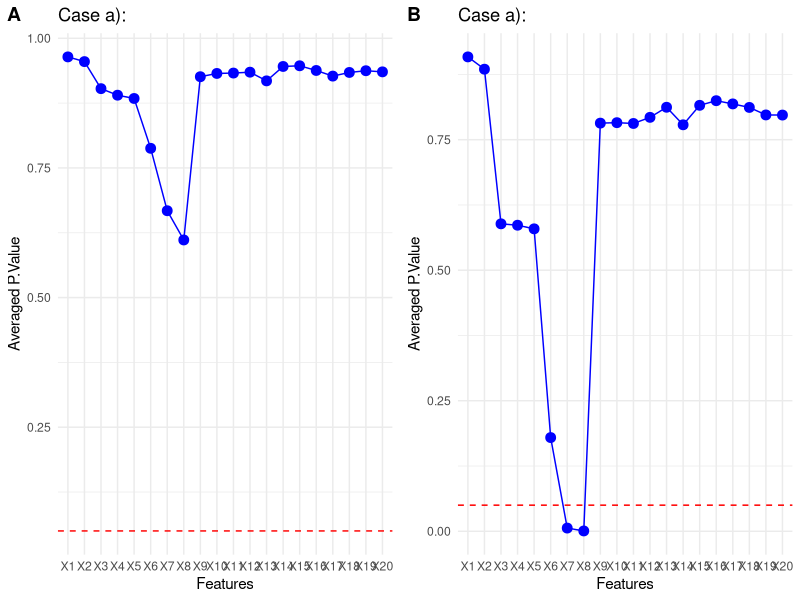
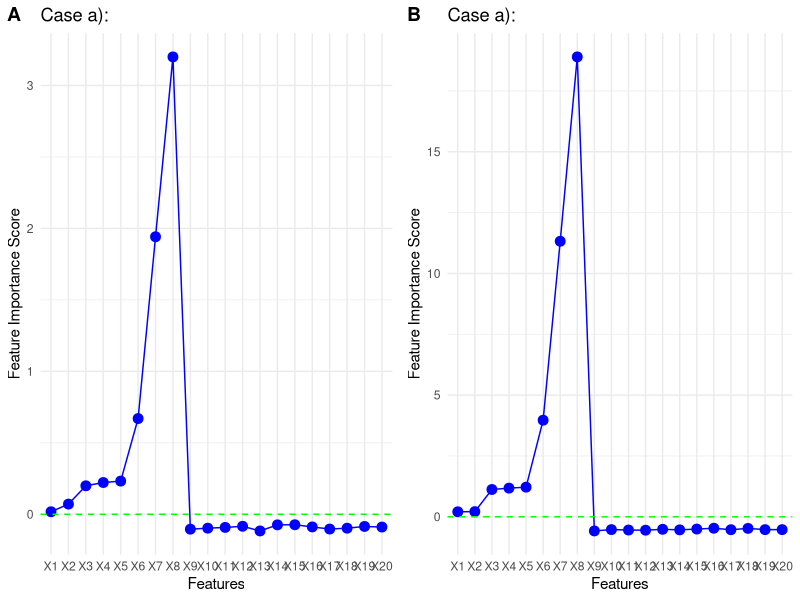
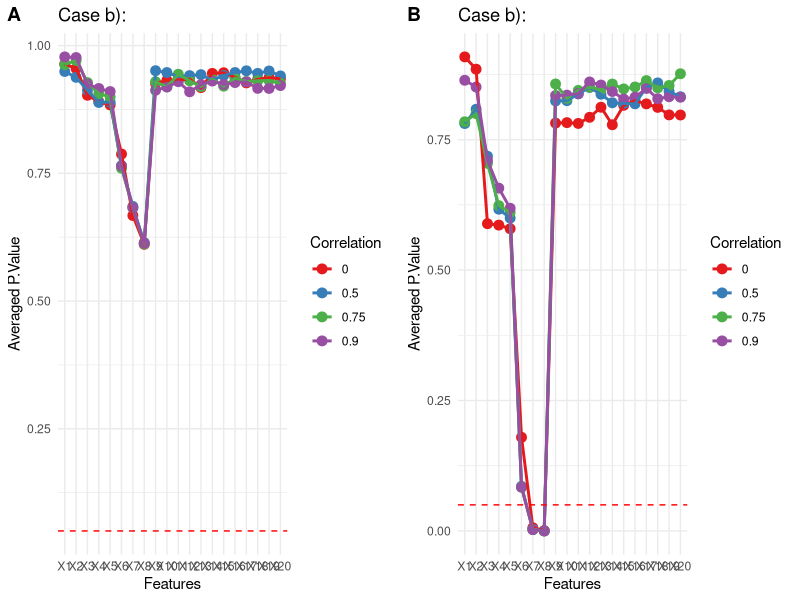
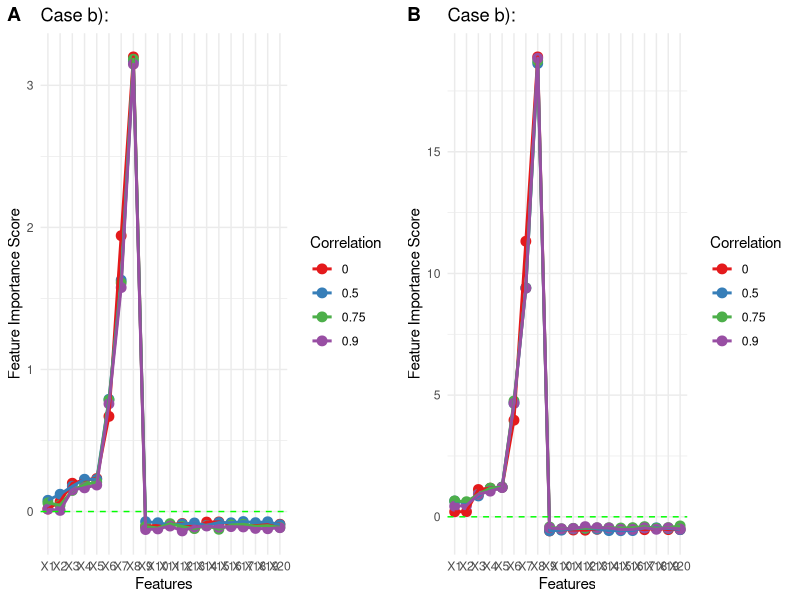
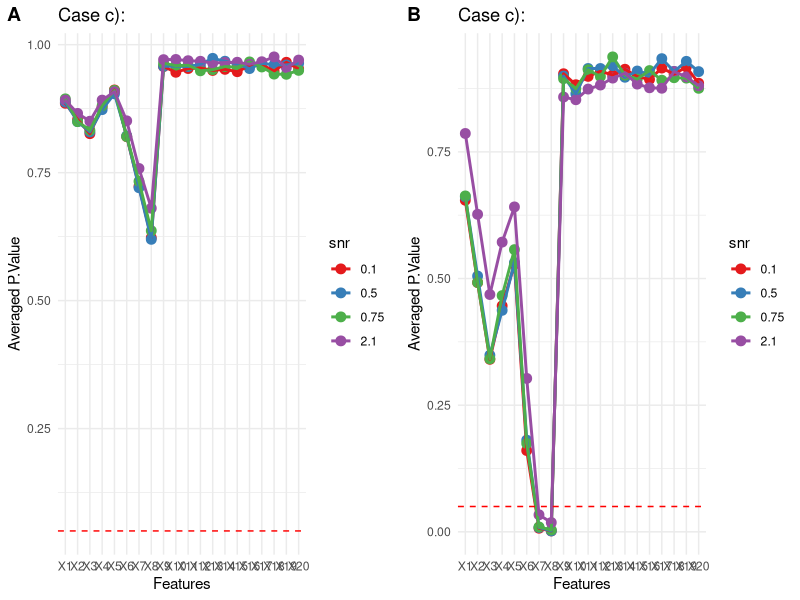
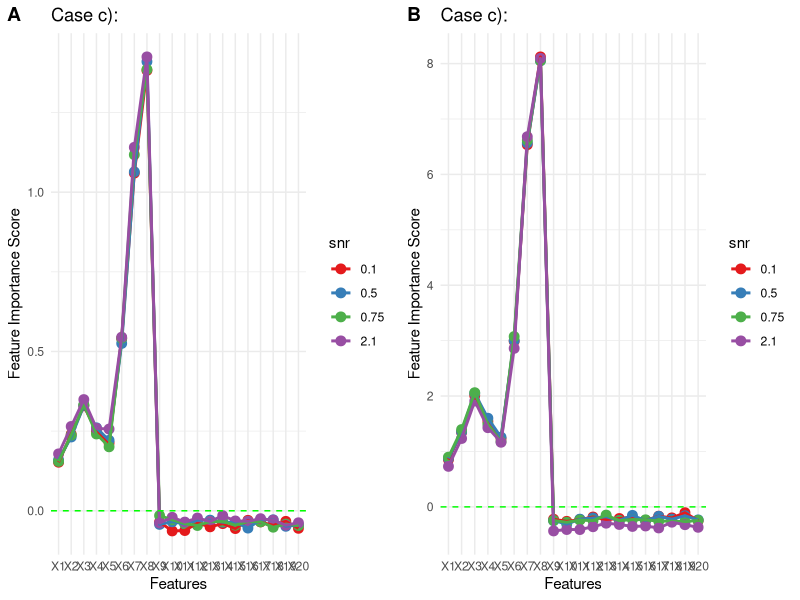
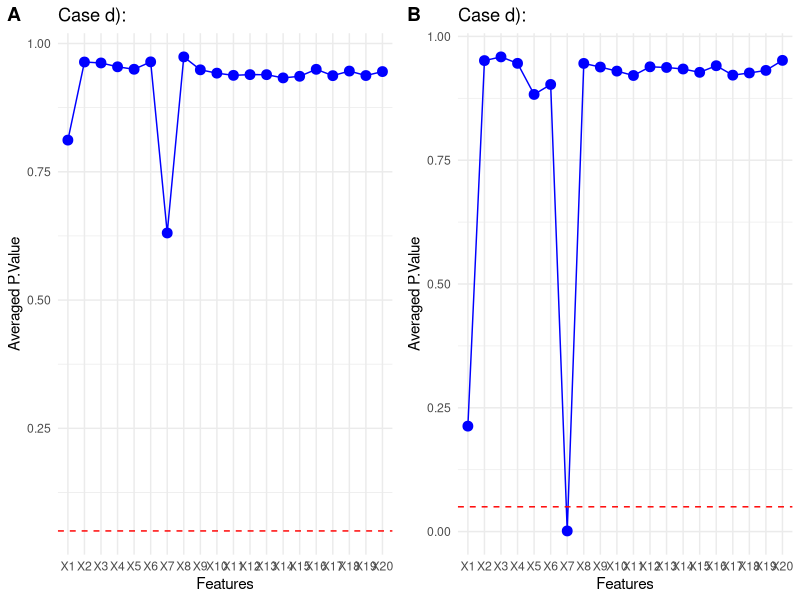
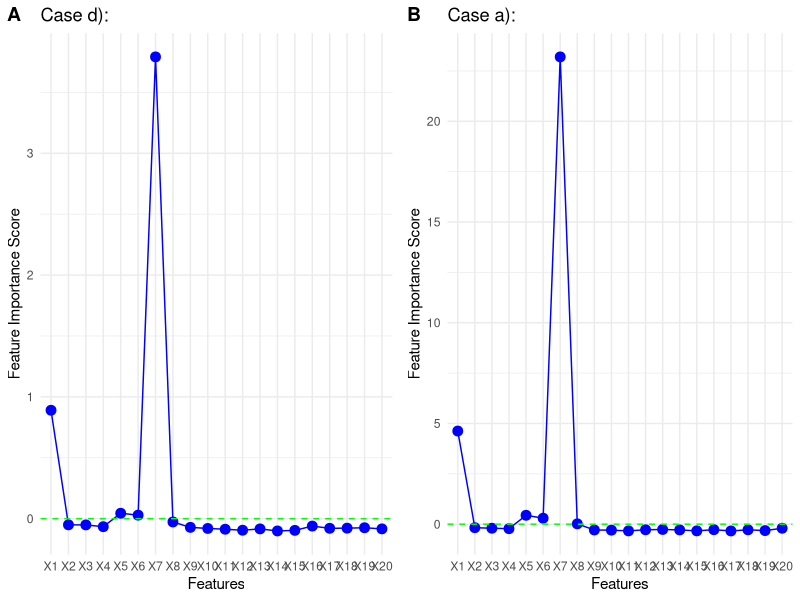

These charts were generated, in order, by the following R code:
## ---- chunk 1
knitr::opts_chunk$set(echo = TRUE)
## ---- chunk 2
library(MASS)
library(tidyverse)
library(ggplot2)
library(cowplot)
## ---- chunk 3
loconew1 <- read.csv("r_output/simulation_locoallnew1.csv")
lococvnew1 <- read.csv("r_output/simulation_lococvnew1.csv")
lococv2 <- read.csv("r_output/simulation_lococv2.csv")
locoall2 <- read.csv("r_output/simulation_locoall2.csv")
lococv3 <- read.csv("r_output/simulation_lococv3.csv")
locoall3 <- read.csv("r_output/simulation_locoall3.csv")
lococv4 <- read.csv("r_output/simulation_lococv4.csv")
locoall4 <- read.csv("r_output/simulation_locoall4.csv")
#loco3 <- read.csv("r_output/simulation_loco3.csv")
#loco4 <- read.csv("r_output/simulation_loco4.csv")

## ---- chunk 4
loconew1$Features <- factor(loconew1$Features, levels = paste0("X", 1:20))
pl11 <- ggplot(loconew1, aes(x = Features, y = P.Value)) +
  geom_point(color = 'blue', size = 3) +
  geom_line(aes(group = 1), color = 'blue') +
  geom_hline(yintercept = 0.05, linetype = "dashed", color = "red")  +
  labs(title = 'Case a): ',
       x = 'Features',
       y = 'Averaged P.Value') +
  theme_minimal()
pl13 <- ggplot(loconew1, aes(x = Features, y = Feature_Importance_Score)) +
  geom_point(color = 'blue', size = 3) +
  geom_line(aes(group = 1), color = 'blue') +
  geom_hline(yintercept = 0, linetype = "dashed", color = "green")  +
  labs(title = 'Case a): ',
       x = 'Features',
       y = 'Feature Importance Score') +
  theme_minimal()

lococvnew1$Features <- factor(lococvnew1$Features, levels = paste0("X", 1:20))
pl12 <- ggplot(lococvnew1, aes(x = Features, y = P.Value)) +
  geom_point(color = 'blue', size = 3) +
  geom_line(aes(group = 1), color = 'blue') +
  geom_hline(yintercept = 0.05, linetype = "dashed", color = "red")  +
  labs(title = 'Case a): ',
       x = 'Features',
       y = 'Averaged P.Value') +
  theme_minimal()

pl14 <- ggplot(lococvnew1, aes(x = Features, y = Feature_Importance_Score)) +
  geom_point(color = 'blue', size = 3) +
  geom_line(aes(group = 1), color = 'blue') +
  geom_hline(yintercept = 0, linetype = "dashed", color = "green")  +
  labs(title = 'Case a): ',
       x = 'Features',
       y = 'Feature Importance Score') +
  theme_minimal()
plot_grid(pl11, pl12, labels = "AUTO")
plot_grid(pl13, pl14, labels = "AUTO")
## ---- chunk 5
locoall2$Features <- factor(locoall2$Features, levels = paste0("X", 1:20))
locoall2$Correlation <- as.factor(locoall2$Correlation)
pl21 <- ggplot(locoall2, aes(x = Features, y = P.Value, color = Correlation)) +
  geom_point(size = 3) +
  geom_line(aes(group = Correlation), size = 1) +
  scale_color_brewer(palette = "Set1") +
  geom_hline(yintercept = 0.05, linetype = "dashed", color = "red")  +
  labs(title = 'Case b): ',
       x = 'Features',
       y = 'Averaged P.Value') +
  theme_minimal()
pl23 <- ggplot(locoall2, aes(x = Features, y = Feature_Importance_Score,color = Correlation)) +
  geom_point(size = 3) +
  geom_line(aes(group = Correlation), size = 1) +
  scale_color_brewer(palette = "Set1")  +
  geom_hline(yintercept = 0, linetype = "dashed", color = "green")  +
  labs(title = 'Case b): ',
       x = 'Features',
       y = 'Feature Importance Score') +
  theme_minimal()

lococv2$Features <- factor(lococv2$Features, levels = paste0("X", 1:20))
lococv2$Correlation <- as.factor(lococv2$Correlation)
pl22 <- ggplot(lococv2, aes(x = Features, y = P.Value,color = Correlation)) +
  geom_point(size = 3) +
  geom_line(aes(group = Correlation), size = 1) +
  scale_color_brewer(palette = "Set1") + 
  geom_hline(yintercept = 0.05, linetype = "dashed", color = "red")  +
  labs(title = 'Case b): ',
       x = 'Features',
       y = 'Averaged P.Value') +
  theme_minimal()

pl24 <- ggplot(lococv2, aes(x = Features, y = Feature_Importance_Score,color =Correlation)) +
  geom_point( size = 3)+
  geom_line(aes(group = Correlation), size = 1) +
  scale_color_brewer(palette = "Set1") + 
  geom_hline(yintercept = 0, linetype = "dashed", color = "green")  +
  labs(title = 'Case b): ',
       x = 'Features',
       y = 'Feature Importance Score') +
  theme_minimal()
plot_grid(pl21, pl22, labels = "AUTO")
plot_grid(pl23, pl24, labels = "AUTO")

## ---- chunk 6
#plot_grid(pl1, pl2, labels = "AUTO")
## ---- chunk 7
locoall3$Features <- factor(locoall3$Features, levels = paste0("X", 1:20))
locoall3$snr <- as.factor(locoall3$snr)
pl31 <- ggplot(locoall3, aes(x = Features, y = P.Value, color = snr)) +
  geom_point(size = 3) +
  geom_line(aes(group = snr), size = 1) +
  scale_color_brewer(palette = "Set1") +
  geom_hline(yintercept = 0.05, linetype = "dashed", color = "red")  +
  labs(title = 'Case c): ',
       x = 'Features',
       y = 'Averaged P.Value') +
  theme_minimal()
pl33 <- ggplot(locoall3, aes(x = Features, y = Feature_Importance_Score,color = snr)) +
  geom_point(size = 3) +
  geom_line(aes(group = snr), size = 1) +
  scale_color_brewer(palette = "Set1")  +
  geom_hline(yintercept = 0, linetype = "dashed", color = "green")  +
  labs(title = 'Case c): ',
       x = 'Features',
       y = 'Feature Importance Score') +
  theme_minimal()

lococv3$Features <- factor(lococv3$Features, levels = paste0("X", 1:20))
lococv3$snr <- as.factor(lococv3$snr)
pl32 <- ggplot(lococv3, aes(x = Features, y = P.Value,color = snr)) +
  geom_point(size = 3) +
  geom_line(aes(group = snr), size = 1) +
  scale_color_brewer(palette = "Set1") + 
  geom_hline(yintercept = 0.05, linetype = "dashed", color = "red")  +
  labs(title = 'Case c): ',
       x = 'Features',
       y = 'Averaged P.Value') +
  theme_minimal()

pl34 <- ggplot(lococv3, aes(x = Features, y = Feature_Importance_Score,color =snr)) +
  geom_point( size = 3)+
  geom_line(aes(group = snr), size = 1) +
  scale_color_brewer(palette = "Set1") + 
  geom_hline(yintercept = 0, linetype = "dashed", color = "green")  +
  labs(title = 'Case c): ',
       x = 'Features',
       y = 'Feature Importance Score') +
  theme_minimal()
plot_grid(pl31, pl32, labels = "AUTO")
plot_grid(pl33, pl34, labels = "AUTO")
## ---- chunk 8
locoall4$Features <- factor(locoall4$Features, levels = paste0("X", 1:20))
pl41 <- ggplot(locoall4, aes(x = Features, y = P.Value)) +
  geom_point(color = 'blue', size = 3) +
  geom_line(aes(group = 1), color = 'blue') +
  geom_hline(yintercept = 0.05, linetype = "dashed", color = "red")  +
  labs(title = 'Case d): ',
       x = 'Features',
       y = 'Averaged P.Value') +
  theme_minimal()
pl43 <- ggplot(locoall4, aes(x = Features, y = Feature_Importance_Score)) +
  geom_point(color = 'blue', size = 3) +
  geom_line(aes(group = 1), color = 'blue') +
  geom_hline(yintercept = 0, linetype = "dashed", color = "green")  +
  labs(title = 'Case d): ',
       x = 'Features',
       y = 'Feature Importance Score') +
  theme_minimal()

lococv4$Features <- factor(lococv4$Features, levels = paste0("X", 1:20))
pl42 <- ggplot(lococv4, aes(x = Features, y = P.Value)) +
  geom_point(color = 'blue', size = 3) +
  geom_line(aes(group = 1), color = 'blue') +
  geom_hline(yintercept = 0.05, linetype = "dashed", color = "red")  +
  labs(title = 'Case d): ',
       x = 'Features',
       y = 'Averaged P.Value') +
  theme_minimal()

pl44 <- ggplot(lococv4, aes(x = Features, y = Feature_Importance_Score)) +
  geom_point(color = 'blue', size = 3) +
  geom_line(aes(group = 1), color = 'blue') +
  geom_hline(yintercept = 0, linetype = "dashed", color = "green")  +
  labs(title = 'Case a): ',
       x = 'Features',
       y = 'Feature Importance Score') +
  theme_minimal()
plot_grid(pl41, pl42, labels = "AUTO")
plot_grid(pl43, pl44, labels = "AUTO")
## ---- chunk 9
#plot_grid(pl11,pl22, labels = "AUTO")
## ---- chunk 10
gcm1 <- read.csv("r_output/simulation_gcm_filter1.csv")
gcm2 <- read.csv("r_output/simulation_gcm_filter2.csv")
gcm3 <- read.csv("r_output/simulation_gcm_filter3.csv")
gcm4 <- read.csv("r_output/simulation_gcm_filter4.csv")

## ---- chunk 11
gcm1$Features <- factor(gcm1$Features, levels = paste0("X", 1:20))
pla <- ggplot(gcm1, aes(x = Features, y = p.val)) +
  geom_point(color = 'blue', size = 1) +
  geom_line(aes(group = 1), color = 'blue') +
  geom_hline(yintercept = 0.05, linetype = "dashed", color = "red")+
  geom_hline(yintercept = 0.01, linetype = "dashed", color = "green") +
  labs(title = 'Case a): ',
       x = 'Features',
       y = 'Averaged P.Value') +
  theme_minimal()
pla

## ---- chunk 12
gcm2$Features <- factor(gcm2$Features, levels = paste0("X", 1:20))
gcm2$Correlation <- as.factor(gcm2$Correlation)
plb <- ggplot(gcm2, aes(x = Features, y = p.val, color = Correlation)) +
  geom_point(size = 1) +
  geom_line(aes(group = Correlation), size = 1)+
  geom_hline(yintercept = 0.05, linetype = "dashed", color = "red")+
  geom_hline(yintercept = 0.01, linetype = "dashed", color = "green") +
  scale_color_brewer(palette = "Set1") +
  labs(title = 'Case b):',
       x = 'Features',
       y = 'Averaged P.value') +
  theme_minimal()
plb


gcm3$Features <- factor(gcm3$Features, levels = paste0("X", 1:20))
gcm3$snr <- as.factor(gcm3$snr)
plc <- ggplot(gcm3, aes(x = Features, y = p.val, color = snr)) +
  geom_point(size = 1) +
  geom_line(aes(group = snr), size = 1)+
  geom_hline(yintercept = 0.05, linetype = "dashed", color = "red")+
  geom_hline(yintercept = 0.01, linetype = "dashed", color = "green")+
  scale_color_brewer(palette = "Set1") +
  labs(title = 'Case c): ',
       x = 'Features',
       y = 'Averaged P.Value') +
  theme_minimal()
plc

gcm4$Features <- factor(gcm4$Features, levels = paste0("X", 1:20))
pld <- ggplot(gcm4, aes(x = Features, y = p.val)) +
  geom_point(color = 'blue', size = 1) +
  geom_line(aes(group = 1), color = 'blue') +
  geom_hline(yintercept = 0.05, linetype = "dashed", color = "red")+
  geom_hline(yintercept = 0.01, linetype = "dashed", color = "green") +
  labs(title = 'Case d): ',
       x = 'Features',
       y = 'Averaged P.Value') +
  theme_minimal()
pld
## ---- chunk 13
cut_gcm1 <- gcm1 %>% filter(p.val<0.01)%>%arrange(p.val) %>% mutate(rank=rank(p.val))

a<- ggplot(cut_gcm1, aes(x = Features, y = rank)) +
  geom_point(color = 'blue', size = 1) +
  geom_line(aes(group = 1), color = 'blue') +
  labs(title = 'Case a): ') +
  theme_minimal()
  
cut_gcm2 <- gcm2 %>% filter(p.val<0.01)%>%arrange(Correlation, p.val) %>% group_by(Correlation)%>% mutate(rank=rank(p.val))
  
b<- ggplot(cut_gcm2, aes(x = Features, y = rank, color = Correlation)) +
  geom_point(color = 'blue', size = 1) +
 geom_line(aes(group = Correlation), size = 1)+
  scale_color_brewer(palette = "Set1") +
  labs(title = 'Case b):' ) +
  theme_minimal()
  
  cut_gcm3 <- gcm3 %>% filter(p.val<0.01)%>%arrange(snr, p.val) %>%group_by(snr)%>% mutate(rank=rank(p.val))
c<-  ggplot(cut_gcm3, aes(x = Features, y = rank, color = snr)) +
  geom_point(color = 'blue', size = 1) +
 geom_line(aes(group = snr), size = 1)+
  scale_color_brewer(palette = "Set1") +
  labs(title = 'Case c):' ) +
  theme_minimal()
 
 cut_gcm4 <- gcm4 %>% filter(p.val<0.01)%>%arrange(p.val) %>% mutate(rank=rank(p.val))
 d<- ggplot(cut_gcm4, aes(x = Features, y = rank)) +
  geom_point(color = 'blue', size = 1) +
  geom_line(aes(group = 1), color = 'blue') +
  labs(title = 'Case d): ') +
  theme_minimal()
 
plot_grid(a,b,c, d, labels = "AUTO")
## ---- chunk 14
#plot_grid(pl1,pl2,pl3, pl4, labels = "AUTO")
## ---- chunk 15
#plot_grid(pl1, pl2, labels = "AUTO")
